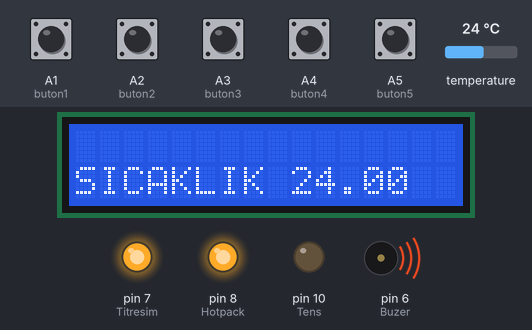
Simulated run of this sketch. Board: Arduino Uno, built with avr-gcc and run on an emulated ATmega328P. On the bench: 16×2 character LCD, output pins drawn as LEDs (lit = HIGH), buzzer (waves = sounding, pin HIGH). Inputs (shaded band) come from the test bench; at power-on: A1 (buton1), A2 (buton2), A3 (buton3), A4 (buton4), A5 (buton5) LOW, temperature 24 °C.

Above: at 4.2 s.
4.3 s: A3 (buton3) pulled HIGH for 0.95 s
At 5.8 s:
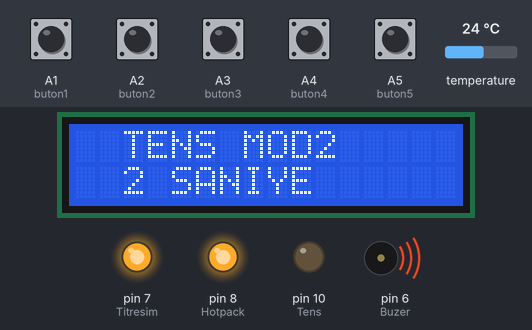
8.6 s: A1 (buton1) pulled HIGH for 0.95 s
At 13.0 s:
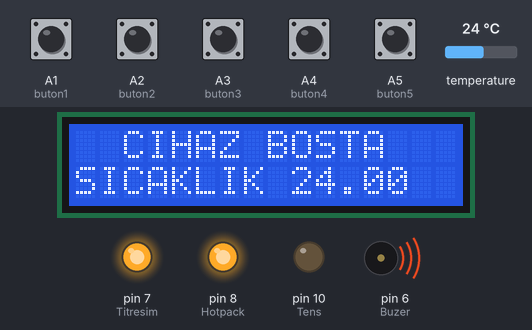
13.2 s: A2 (buton2) pulled HIGH for 0.95 s
At 15.5 s:
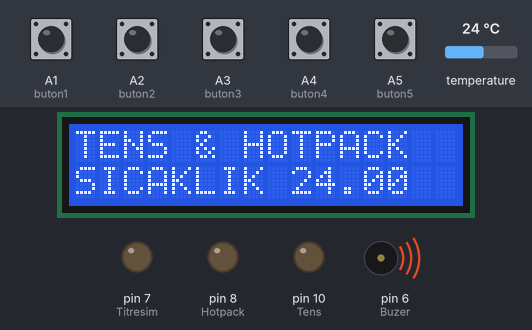
16.7 s: temperature set to 12 °C
At 18.0 s:
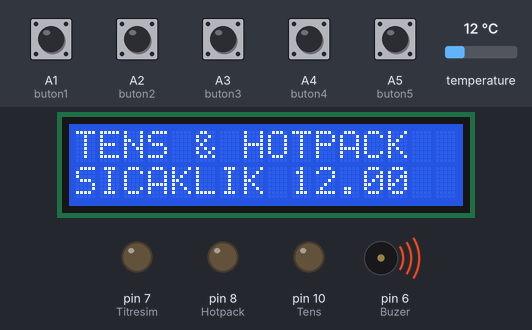
18.4 s: temperature set to 19 °C
At 19.3 s:
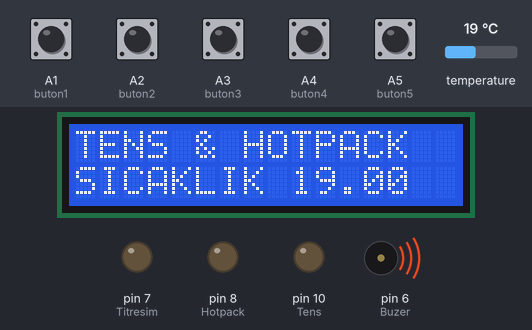
20.1 s: A1 (buton1) pulled HIGH for 0.95 s
At 21.5 s:
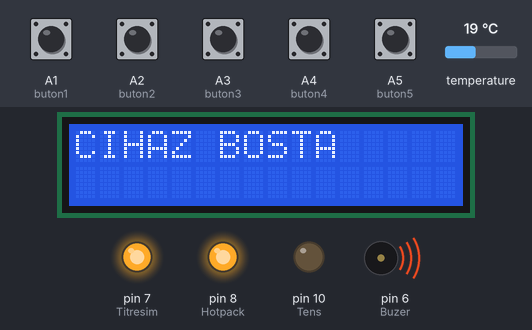
Timing chart, 0 to 23.1 s (numbered marks = the images above; inputs shaded):
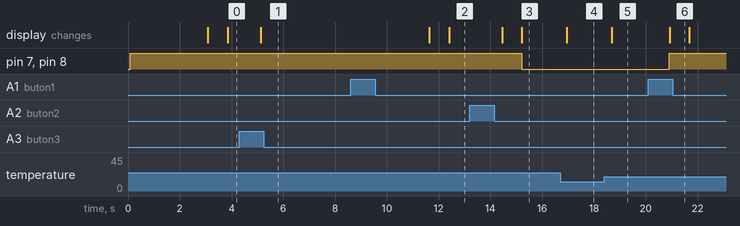

Measured:
- after the input at 4.3 s, the display: changes after 0.82 s (image 1)
- after the input at 8.6 s, the display: first changes after 3.0 s (image 2 shows a later state)
- after the input at 13.2 s, pin 7 (Titresim), pin 8 (Hotpack): HIGH → LOW after 2.0 s; the display: first changes after 1.2 s (image 3 shows a later state)
- after the input at 16.7 s, the display: changes after 0.25 s (image 4)
- after the input at 18.4 s, the display: changes after 0.28 s (image 5)
- after the input at 20.1 s, pin 7 (Titresim), pin 8 (Hotpack): LOW → HIGH after 0.82 s; the display: changes after 0.82 s (image 6)

The sketch:

Tens_Arduino.ino
```cpp
#include <OneWire.h>            //Sıcaklık sensörü kütüphanesi
#include <DallasTemperature.h>  //Sıcaklık sensörü kütüphanesi
#define dallas 9               // Sensör pin Numarası
OneWire oneWire(dallas);       //Sensör Tanımlaması
DallasTemperature sensors(&oneWire); //Sensör Tanımlaması
#include <LiquidCrystal.h>         //LCD kütüphanesi
const int rs = 12, en = 11, d4 = 5, d5 = 4, d6 = 3, d7 = 2; //Lcd pin tanımlamaları
LiquidCrystal lcd(rs, en, d4, d5, d6, d7);                  //Lcd pin tanımlamaları

//----------------Arduino pin tanımlamaları
#define Hotpack 8
#define Titresim 7
#define Buzer 6
#define Tens 10
#define buton5 A5
#define buton4 A4
#define buton3 A3
#define buton2 A2
#define buton1 A1
int btnT1,btnT2,btnAuto;
int btnHotpack,btnDurdur;
int a=1,b=1,c=1,d=1;
byte Tens_Pwm=254;


void setup()
{
  //--------------------GİRİŞ ÇIKIŞ TANIMLAMALARI

  sensors.begin();
  lcd.begin(16, 2);   // Lcd tanımlaması
  //---------LCD ADRESİ VE BAŞLANGIÇTA YAZAN YAZI
  lcd.setCursor(0,0);
  lcd.print("TENS & HOTPACK");
  lcd.setCursor(0,1);
  lcd.print("TIP MUHENDISLIGI");
  pinMode(Tens,OUTPUT);
  pinMode(Hotpack,OUTPUT);
  pinMode(Titresim,OUTPUT);
  pinMode(Buzer,OUTPUT);
  pinMode(buton1,INPUT);
  pinMode(buton2,INPUT);
  pinMode(buton3,INPUT);
  pinMode(buton4,INPUT);
  pinMode(buton5,INPUT);
  digitalWrite(Hotpack,1);
  digitalWrite(Titresim,1);
  digitalWrite(Buzer,1);
  delay(3000);         // 3 saniye bekle
  lcd.clear();         // Lcd temizle

}

void loop()
{


  sensors.requestTemperatures();   // sensör okuma
  lcd.setCursor(0,1);
  lcd.print("SICAKLIK");
  lcd.setCursor(9,1);
  lcd.print(sensors.getTempCByIndex(0));

  btnDurdur=digitalRead(buton1);
  btnAuto=digitalRead(buton2);
  btnT2=digitalRead(buton3);
  btnT1=digitalRead(buton4);
  btnHotpack=digitalRead(buton5);
   a=1;  b=1; c=1; d=1;
  if(btnHotpack==1){ delay(500); hotpack(); }
  if(btnT1==1)     { delay(500); Mod1(); }
  if(btnT2==1)     { delay(500); Mod2(); }
  if(btnAuto==1)   { delay(500); AutoMode();}
  }
///----------------------------------TENS & HOTPACK---------------------
void AutoMode()
{
  lcd.clear();
  while(b==1)
  {
    sensors.requestTemperatures();
    lcd.print("TENS & HOTPACK");
    lcd.setCursor(0,1);
    lcd.print("SICAKLIK");
    lcd.setCursor(9,1);
    lcd.print(sensors.getTempCByIndex(0));

      for(int i=0; i<660; i++) // 10 Dakika Hotpack & Titreşim
    {

      digitalWrite(Hotpack,0);
      digitalWrite(Titresim,0);
      delay(100);
      sensors.requestTemperatures();
      lcd.setCursor(0,1);
      lcd.print("SICAKLIK");
      lcd.setCursor(9,1);
      lcd.print(sensors.getTempCByIndex(0));
      btnDurdur=digitalRead(buton1);
      if(btnDurdur==1) { delay(500); b=0; goto dur; }
    }

     digitalWrite(Hotpack,1); // Hotpack & Titreşim Kes
     digitalWrite(Titresim,1);


     for( int j=0; j<106; j++)    // 5 Dakika Tens
    {

      analogWrite(Tens,Tens_Pwm);
      delay(5);
      analogWrite(Tens,0);
      delay(2000);
      sensors.requestTemperatures();
      lcd.setCursor(0,1);
      lcd.print("SICAKLIK");
      lcd.setCursor(9,1);
      lcd.print(sensors.getTempCByIndex(0));
      btnDurdur=digitalRead(buton1);
      if(btnDurdur==1) { delay(500); b=0; goto dur; }
    }


    analogWrite(Tens,0); // Tens kes
    digitalWrite(Buzer,0); //Buzer Aktif
    btnDurdur=digitalRead(buton1);
    if(btnDurdur==1) { delay(500); goto dur; }
      b=0;
      lcd.clear();
  }

      dur:
      b=0;
      digitalWrite(Hotpack,1);
      digitalWrite(Titresim,1);
      digitalWrite(Buzer,1);
      analogWrite(Tens,0);
      lcd.clear(); lcd.print("CIHAZ BOSTA");
}
/////----------------------------------------HOTPACK--------------------------
void hotpack()
{
  lcd.clear();
  while(a==1)
  {
   sensors.requestTemperatures();
   lcd.setCursor(0,0);
   lcd.print("HOTPACK ISINIYOR");
   lcd.setCursor(0,1);
   lcd.print("SICAKLIK");
   lcd.setCursor(9,1);
   lcd.print(sensors.getTempCByIndex(0));
   btnDurdur=digitalRead(buton1);
   digitalWrite(Hotpack,0);
   digitalWrite(Titresim,0);
   if(btnDurdur==1)
   {
    delay(500);
    lcd.clear();
    lcd.setCursor(2,0);
    lcd.print("CIHAZ BOSTA");
    a=0;
    digitalWrite(Hotpack,1);
    digitalWrite(Titresim,1);
   }
  }
}
///------------------------- TENS MOD1----------------------------
void Mod1()
{
  lcd.clear();
  while(a==1)
  {
   lcd.setCursor(2,0);
   lcd.print("TENS MOD1");
   lcd.setCursor(2,1);
   lcd.print("1 SANIYE ");
   btnDurdur=digitalRead(buton1);
   analogWrite(Tens,Tens_Pwm);
   delay(5);
   analogWrite(Tens,0);
   delay(1000);
   if(btnDurdur==1)
   {
    delay(500);
    lcd.clear();
    lcd.setCursor(2,0);
    lcd.print("CIHAZ BOSTA");
    digitalWrite(Tens,0);
    a=0;
   }
  }
}
///------------------------------------TENS MOD2-----------------------------
void Mod2()
{
  lcd.clear();
  while(a==1)
  {
   lcd.setCursor(2,0);
   lcd.print("TENS MOD2");
   lcd.setCursor(2,1);
   lcd.print("2 SANIYE ");
   btnDurdur=digitalRead(buton1);
   analogWrite(Tens,Tens_Pwm);
   delay(5);
   analogWrite(Tens,0);
   delay(2000);
   if(btnDurdur==1)
   {
    delay(500);
    lcd.clear();
    lcd.setCursor(2,0);
    lcd.print("CIHAZ BOSTA");
    digitalWrite(Tens,0);
    a=0;
   }
  }
}
```
